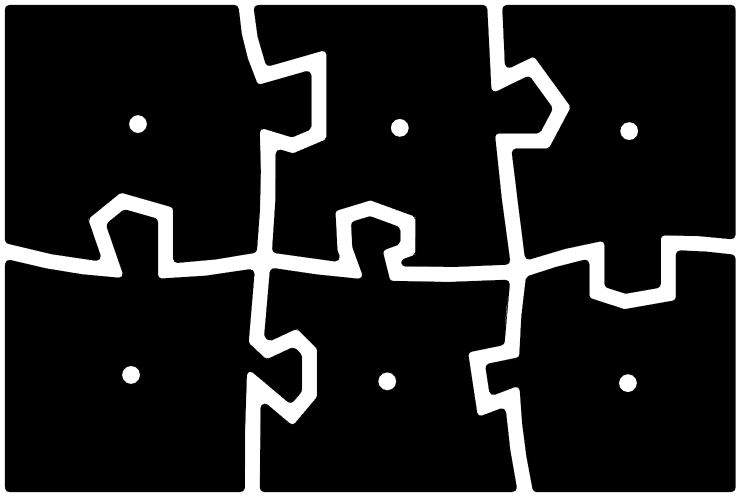
#> input picture resources/must works/Puzzle_Variante6_6Teile.png, 1480 x 992 px (shown at 1/2 size)
$ python debug_piece_extraction.py --image 'resources/must works/Puzzle_Variante6_6Teile.png'
#> lines starting #> are read from the running program, lines starting #| are printed output that depends on the picture; after the words box and inside, x2 and y2 are one past the last pixel; in counts of white or black regions, pixels touching at a corner belong together
### Puzzle/Extractor.py
import os

import cv2
import numpy as np
import config

from Img.GreenScreen import remove_background
from Img.filters import export_contours_without_colormatching

# [8 lines left out: function show_image, not called in this run]


class Extractor:
    """
    Preprocessing + piece extraction for puzzle images.
    Pipeline idea:
      1) Optional green-screen removal
      2) Try simple Otsu threshold (fast path)
      3) If that fails, use robust preprocessing + watershed
      4) Filter contours by area and export pieces
    """

    def __init__(self, path, viewer=None, green_screen=False, factor=0.84):
        self.path = path
        self.viewer = viewer
        self.green_ = green_screen
        self.img = cv2.imread(self.path, cv2.IMREAD_COLOR)
        self.img_bw = None
        self.kernel_ = cv2.getStructuringElement(cv2.MORPH_RECT, (3, 3))
        self.temp_dir = os.environ.get("ZOLVER_TEMP_DIR", ".")
        self.factor = factor

        if self.green_:
            self._apply_green_screen()

        if self.img_bw is None:
            # default grayscale
            self.img_bw = cv2.imread(self.path, cv2.IMREAD_GRAYSCALE)

    # ------------------------------------------------------------------
    # Utility
    # ------------------------------------------------------------------

    def log(self, *args):
        msg = " ".join(map(str, args))
        print(msg)
        if self.viewer:
            self.viewer.addLog(msg)

    def _save_temp(self, filename, img):
        try:
            config.save_debug_img(os.path.join(self.temp_dir, filename), img)
        except Exception as e:
            print("Failed to write temp image:", filename, e)

    # ------------------------------------------------------------------
    # Public API
    # ------------------------------------------------------------------

    def extract(self):
        """
        Main entry point:
          - choose segmentation strategy
          - optional watershed separation
          - final contour filtering + export
        """
        self.log(">>> START preprocessing")

        used_simple = False
        backup_bw = None

        if not self.green_:
            used_simple = self.simple_piece_threshold(min_pieces=2, max_pieces=10)
            self.log("Using simple threshold segmentation (no watershed).")

        else:
            # green-screen: we already have a fairly clean mask, just clean & separate
            self._basic_morphology()
            backup_bw = self.img_bw.copy()

        if config.DEBUG_SHOW_DIAGRAMS == 1:
            show_image(self.img_bw, "final_bw_before_fallback")

        # 2) contours from current mask
        contours, _ = cv2.findContours(self.img_bw, cv2.RETR_EXTERNAL, cv2.CHAIN_APPROX_NONE)
        self.log("Found nb pieces:", len(contours))

        # 3) Fallback only if we did not use simple-threshold path
        if not used_simple and backup_bw is not None and len(contours) < 3:
            self.log("Too few pieces, using Otsu fallback segmentation.")
            self.img_bw = self._otsu_cleanup(backup_bw)
            contours, _ = cv2.findContours(
                self.img_bw, cv2.RETR_EXTERNAL, cv2.CHAIN_APPROX_NONE
            )
            self.log("Found nb pieces after fallback:", len(contours))

        # 4) Filter contours by area
        contours = self._filter_contours_by_area(contours, min_ratio=0.33)
        self.log("Found nb pieces after removing small ones:", len(contours))

        # nothing useful -> abort
        if not contours:
            self.log("No valid pieces found.")
            return None

        # debug / viewer output
        self._save_temp("binarized_threshold_final.png", self.img_bw)
        if self.viewer is not None:
            self.viewer.addImage(
                "Binarized threshold",
                os.path.join(self.temp_dir, "binarized_threshold_final.png"),
            )

        if config.DEBUG_FILE_OUTPUT == 1:
            debug = np.zeros_like(self.img_bw)
            cv2.drawContours(debug, contours, -1, 255, 1)
            self._save_temp("contours_debug.png", debug)
            if config.DEBUG_SHOW_DIAGRAMS == 1:
                show_image(debug, "final_contours")

        self.log(">>> START contour/corner detection")
        puzzle_pieces = export_contours_without_colormatching(
            self.img,
            self.img_bw,
            contours,
            os.path.join(self.temp_dir, "contours.png"),
            5,
            viewer=self.viewer,
            green=self.green_,
        )
        return puzzle_pieces

    # ------------------------------------------------------------------
    # Green-screen handling
    # ------------------------------------------------------------------

    # [50 lines left out: functions _apply_green_screen, _basic_morphology, _otsu_cleanup, not called in this run]

    # ------------------------------------------------------------------
    # Simple threshold fast-path
    # ------------------------------------------------------------------

    def simple_piece_threshold(self, min_pieces=2, max_pieces=200):
        eps_mulitplicator = 0.0001 # Value from 0.0000.. to 0.15 ; Defines how round the borders can be (higher is more straight)

        gray = cv2.cvtColor(self.img, cv2.COLOR_BGR2GRAY)

        # --- 1. Reflection suppression ---
        gray = cv2.medianBlur(gray, 5)
        gray = cv2.bilateralFilter(gray, d=9, sigmaColor=75, sigmaSpace=75)

        # Clip top highlights
        high = np.percentile(gray, 98)
        gray = np.clip(gray, 0, high).astype(np.uint8)

        # Optional gamma compression (further reduces bright glare)
        gray = np.power(gray / 255.0, 0.8)
        gray = (gray * 255).astype(np.uint8)

        # --- 2. Threshold ---
        _, bw = cv2.threshold(gray, 0, 255, cv2.THRESH_BINARY_INV + cv2.THRESH_OTSU)

        # --- 3. Morphological smoothing ---
        kernel_close = cv2.getStructuringElement(cv2.MORPH_ELLIPSE, (7, 7))
        kernel_open = cv2.getStructuringElement(cv2.MORPH_ELLIPSE, (5, 5))

        bw = cv2.morphologyEx(bw, cv2.MORPH_CLOSE, kernel_close, iterations=2)
        bw = cv2.morphologyEx(bw, cv2.MORPH_OPEN, kernel_open, iterations=1)

        # Optional: Gaussian blur + rethreshold to smooth jaggies
        bw = cv2.GaussianBlur(bw, (5, 5), 0)
        _, bw = cv2.threshold(bw, 128, 255, cv2.THRESH_BINARY)

        self._save_temp("simple_bw_raw.png", bw)

        # --- 4. Contours ---
        contours, _ = cv2.findContours(bw, cv2.RETR_EXTERNAL, cv2.CHAIN_APPROX_SIMPLE)
        if not contours:
            return False

        contours = sorted(contours, key=cv2.contourArea, reverse=True)
        max_area = cv2.contourArea(contours[0])
        area_thr = max_area * 0.05
        good_contours = [c for c in contours if cv2.contourArea(c) > area_thr]

        n = len(good_contours)
        self.log(f"simple_piece_threshold: {n} große Konturen gefunden")

        if not (min_pieces <= n <= max_pieces):
            return False

        # --- 5. Fill + contour smoothing ---
        filled = np.zeros_like(bw)
        cv2.drawContours(filled, good_contours, -1, 255, thickness=cv2.FILLED)

        # Light blur + rethreshold to smooth inside edges
        filled = cv2.GaussianBlur(filled, (5, 5), 0)
        _, filled = cv2.threshold(filled, 128, 255, cv2.THRESH_BINARY)

        # --- 6. Geometric smoothing of contours ---
        smooth_contours = []
        for c in good_contours:
            # Increase eps for smoother outline
            eps = eps_mulitplicator * cv2.arcLength(c, True)
            smooth = cv2.approxPolyDP(c, eps, True)
            smooth_contours.append(smooth)
        good_contours = smooth_contours

        # Redraw final mask from smoothed contours
        self.img_bw = np.zeros_like(bw)
        cv2.drawContours(self.img_bw, good_contours, -1, 255, thickness=cv2.FILLED)

        self._save_temp("simple_bw_filled.png", self.img_bw)
        return True


    # ------------------------------------------------------------------
    # Contour post-filtering
    # ------------------------------------------------------------------

    @staticmethod
    def _filter_contours_by_area(contours, min_ratio=0.33):
        """
        Keep only contours with area >= (min_ratio * max_area).
        """
        if not contours:
            return []

        areas = [cv2.contourArea(c) for c in contours]
        max_area = max(areas)
        thr = max_area * min_ratio
        return [c for c, a in zip(contours, areas) if a >= thr]

### debug_piece_extraction.py
"""
Debug script to track missing puzzle pieces in extraction
Usage: python debug_piece_extraction.py --image "resources\must works\Puzzle_Variante6_6Teile.png"
"""

import argparse
import os
import sys
import cv2
import numpy as np

# Make the package importable
THIS_DIR = os.path.dirname(os.path.abspath(__file__))
if THIS_DIR not in sys.path:
    sys.path.insert(0, THIS_DIR)

from Puzzle.Extractor import Extractor


def analyze_extraction(image_path):
    """Analyze the piece extraction process and identify missing pieces."""

    if not os.path.exists(image_path):
        print(f"❌ Image not found: {image_path}")
        return

    print(f"🔍 Analyzing: {image_path}")
    print("=" * 70)

    # Create temp dir
    temp_dir = os.path.join(os.path.dirname(__file__), "debug_extraction")
    os.makedirs(temp_dir, exist_ok=True)
    os.environ["ZOLVER_TEMP_DIR"] = temp_dir

    # Read image
    img = cv2.imread(image_path, cv2.IMREAD_COLOR)
#> img is the input picture: shape (992, 1480, 3); mean B, G, R 34.7, 34.7, 34.7
    img_gray = cv2.imread(image_path, cv2.IMREAD_GRAYSCALE)

    if img is None:
        print(f"❌ Could not read image: {image_path}")
        return

    print(f"✓ Image shape: {img.shape}")
#| ✓ Image shape: (992, 1480, 3)
    print()

    # Step 1: Run extractor preprocessing
    extractor = Extractor(image_path, green_screen=False, factor=0.84)

    # Step 2: Get the binary image before contour extraction
    bw = extractor.img_bw
    print(f"✓ Binary image created: {bw.shape}")
#| ✓ Binary image created: (992, 1480)

    # Step 3: Find ALL contours before filtering
    contours_all, _ = cv2.findContours(bw, cv2.RETR_EXTERNAL, cv2.CHAIN_APPROX_NONE)
#> contours_all = 1 contour; box (x1, y1, x2, y2) and area: (0, 0, 1480, 992) 1465689
    print(f"✓ Found {len(contours_all)} contours (before any filtering)")
#| ✓ Found 1 contours (before any filtering)

    # Step 4: Analyze areas
    areas = [cv2.contourArea(c) for c in contours_all]
#> areas = [1465689]
    areas_sorted = sorted(enumerate(areas), key=lambda x: x[1], reverse=True)
#> areas_sorted = [(0, 1465689)]

    print("\n📊 CONTOUR AREAS (sorted by size):")
    print("-" * 70)
    print(f"{'#':<3} {'Index':<6} {'Area':<15} {'% of Max':<12} {'Status':<15}")
    print("-" * 70)

    max_area = max(areas) if areas else 1
#> max_area = 1465689
    threshold = max_area * 0.33  # This is the filtering threshold
#> threshold = 483677.4

    for rank, (idx, area) in enumerate(areas_sorted, 1):
        percent = (area / max_area * 100) if max_area > 0 else 0
        status = "✓ KEPT" if area >= threshold else "❌ FILTERED OUT"
        print(f"{rank:<3} {idx:<6} {area:<15.0f} {percent:<11.1f}% {status:<15}")
#> this loop made 1 pass
#> (rank, idx, area, percent, status) on pass 1: (1, 0, 1465689, 100, '✓ KEPT')
#> (printed output is left out)

    print("-" * 70)
    print(f"Filtering threshold: {threshold:.0f} (min_ratio=0.33 × max_area)")
#| Filtering threshold: 483677 (min_ratio=0.33 × max_area)
    print()

    # Step 5: Apply filtering like extractor does
    filtered_contours = extractor._filter_contours_by_area(contours_all, min_ratio=0.33)
#> in _filter_contours_by_area, `areas = [cv2.contourArea(c) for c in contours]`: areas = [1465689]
#> in _filter_contours_by_area, `max_area = max(areas)`: max_area = 1465689
#> in _filter_contours_by_area, `thr = max_area * min_ratio`: thr = 483677.4
#> filtered_contours has the same summary as contours_all
    print(f"📉 After filtering: {len(filtered_contours)} contours remain")
#| 📉 After filtering: 1 contours remain
    print(f"📍 Pieces filtered out: {len(contours_all) - len(filtered_contours)}")
#| 📍 Pieces filtered out: 0

    if len(contours_all) != len(filtered_contours):
        print("\n⚠️  PIECES FILTERED OUT:")
        for idx, area in areas_sorted:
            if area < threshold:
                percent = (area / max_area * 100) if max_area > 0 else 0
                print(f"   - Contour #{idx}: {area:.0f} px² ({percent:.1f}% of max)")

    # Step 6: Try extraction
    print("\n🔄 Running full extraction...")
    pieces = extractor.extract()
#> in simple_piece_threshold, `high = np.percentile(gray, 98)`: high = 255
#> in simple_piece_threshold, `_, bw = cv2.threshold(gray, 0, 255, cv2.THRESH_BINARY_INV + cv2.THRESH..`:
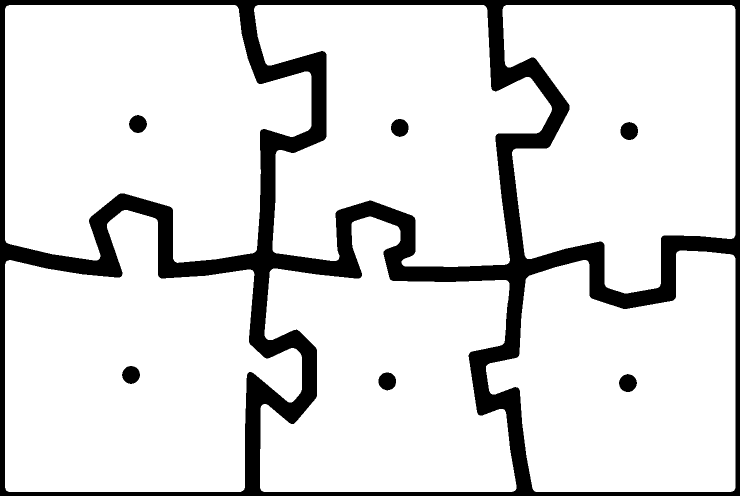
#> bw: shape (992, 1480) (shown at 1/2 size); 86.2% white; 7 black regions, largest, box (x1, y1, x2, y2) and area: (0, 0, 1480, 992) 196918, (1241, 244, 1276, 280) 989, (244, 732, 280, 768) 983
#> in simple_piece_threshold, `contours, _ = cv2.findContours(bw, cv2.RETR_EXTERNAL, cv2.CHAIN_APPROX..`: contours = 6 contours; box (x1, y1, x2, y2) and area: (10, 10, 623, 526) 244012, (10, 420, 604, 984) 230484, (1005, 10, 1471, 587) 207160, (508, 10, 1104, 534) 205747, (520, 433, 1033, 984) 192480, (972, 501, 1471, 984) 184563
#> in simple_piece_threshold, `max_area = cv2.contourArea(contours[0])`: max_area = 244011.5
#> in simple_piece_threshold, `area_thr = max_area * 0.05`: area_thr = 12200.6
#> in simple_piece_threshold, `good_contours = [c for c in contours if cv2.contourArea(c) > area_thr]`: good_contours has the same summary as contours
#> in simple_piece_threshold, `n = len(good_contours)`: n = 6
#> in simple_piece_threshold, `cv2.drawContours(filled, good_contours, -1, 255, thickness=cv2.FILLED)`:
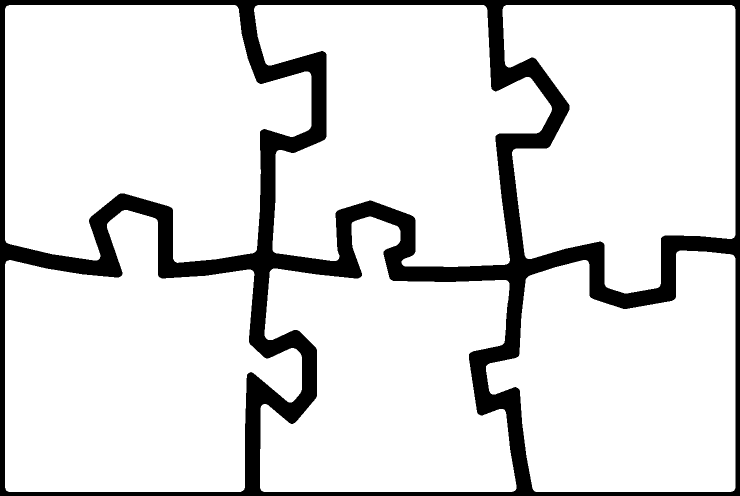
#> filled: shape (992, 1480) (shown at 1/2 size); 86.6% white; 1 black region
#> the loop in simple_piece_threshold, `for c in good_contours:` made 6 passes
#> eps on passes 1 to 6: 0.247, 0.247, 0.227, 0.272, 0.256, 0.206
#> after the loop in simple_piece_threshold, `for c in good_contours:`: smooth_contours has the same summary as contours

    if pieces:
        print(f"✓ Successfully extracted {len(pieces)} pieces")
    else:
        print("❌ Extraction returned None")

    # Step 7: Create visualization
    print("\n🎨 Creating debug visualizations...")

    # Draw all contours
    debug_all = np.zeros_like(bw)
    cv2.drawContours(debug_all, contours_all, -1, 255, 2)
    cv2.imwrite(os.path.join(temp_dir, "all_contours.png"), debug_all)

    # Draw filtered contours
    debug_filtered = np.zeros_like(bw)
    cv2.drawContours(debug_filtered, filtered_contours, -1, 255, 2)
    cv2.imwrite(os.path.join(temp_dir, "filtered_contours.png"), debug_filtered)

    # Draw contours with labels and areas
    debug_labeled = cv2.cvtColor(bw, cv2.COLOR_GRAY2BGR)
    for idx, (cont_idx, area) in enumerate(areas_sorted, 1):
        c = contours_all[cont_idx]
        M = cv2.moments(c)
        if M["m00"] != 0:
            cx = int(M["m10"] / M["m00"])
            cy = int(M["m01"] / M["m00"])

            # Draw contour
            color = (0, 255, 0) if area >= threshold else (0, 0, 255)  # Green if kept, Red if filtered
            cv2.drawContours(debug_labeled, [c], 0, color, 2)

            # Add label with area
            cv2.putText(debug_labeled, f"#{idx} {area:.0f}", (cx-30, cy),
                       cv2.FONT_HERSHEY_SIMPLEX, 0.5, color, 2)

    cv2.imwrite(os.path.join(temp_dir, "labeled_contours.png"), debug_labeled)

    print(f"\n✓ Debug images saved to: {temp_dir}/")
    print("   - all_contours.png (all detected contours)")
    print("   - filtered_contours.png (after size filtering)")
    print("   - labeled_contours.png (with areas and indices)")
    print()
    print(f"📝 Summary:")
    print(f"   Expected: 6 pieces")
    print(f"   Detected: {len(contours_all)} contours")
    print(f"   Extracted: {len(pieces) if pieces else 0} pieces")
    print(f"   Missing: {6 - (len(pieces) if pieces else 0)} piece(s)")

    if len(contours_all) > len(filtered_contours):
        missing_count = len(contours_all) - len(filtered_contours)
        print(f"\n🔴 ROOT CAUSE: {missing_count} piece(s) filtered out due to small size!")
        print("   Recommendation: Lower min_ratio parameter or check image quality")


if __name__ == "__main__":
    parser = argparse.ArgumentParser(description="Debug piece extraction")
    parser.add_argument("--image", required=True, help="Path to puzzle image")
    args = parser.parse_args()

    analyze_extraction(args.image)
#> (the call stopped at in extract, `puzzle_pieces = export_contours_without_colormatching( self.img, self...`: Img is not available in this run)

$ run again, with resources/must works/Puzzle_Variante10_6Teile.png copied over resources/must works/Puzzle_Variante6_6Teile.png
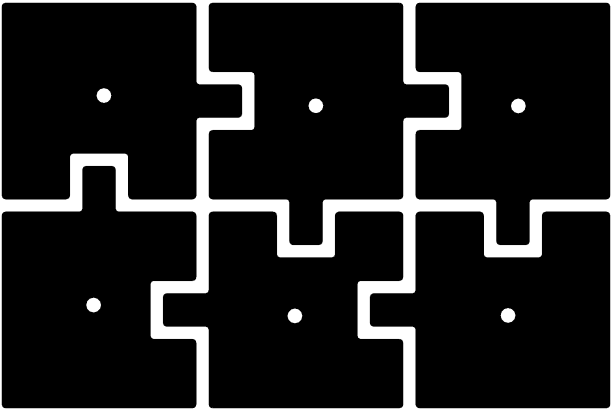
#> input picture resources/must works/Puzzle_Variante10_6Teile.png, 1223 x 821 px (shown at 1/2 size)
#> in analyze_extraction, img is the input picture: shape (821, 1223, 3); mean B, G, R 30.8, 30.8, 30.8
#| ✓ Image shape: (821, 1223, 3)
#| ✓ Binary image created: (821, 1223)
#> contours_all = 1 contour; box (x1, y1, x2, y2) and area: (0, 0, 1223, 821) 1002040
#| ✓ Found 1 contours (before any filtering)
#> in analyze_extraction, `areas = [cv2.contourArea(c) for c in contours_all]`: areas = [1002040]
#> areas_sorted = [(0, 1002040)]
#> in analyze_extraction, `max_area = max(areas) if areas else 1`: max_area = 1002040
#> threshold = 330673.2
#> the loop in analyze_extraction, `for rank, (idx, area) in enumerate(areas_sorted, 1):` made 1 pass
#> (rank, idx, area, percent, status) on pass 1: (1, 0, 1002040, 100, '✓ KEPT')
#> (printed output is left out)
#| Filtering threshold: 330673 (min_ratio=0.33 × max_area)
#> in _filter_contours_by_area, `areas = [cv2.contourArea(c) for c in contours]`: areas = [1002040]
#> in _filter_contours_by_area, `max_area = max(areas)`: max_area = 1002040
#> thr = 330673.2
#> filtered_contours has the same summary as contours_all
#| 📉 After filtering: 1 contours remain
#| 📍 Pieces filtered out: 0
#> high = 255
#> in simple_piece_threshold, `bw = cv2.morphologyEx(bw, cv2.MORPH_CLOSE, kernel_close, iterations=2)`:
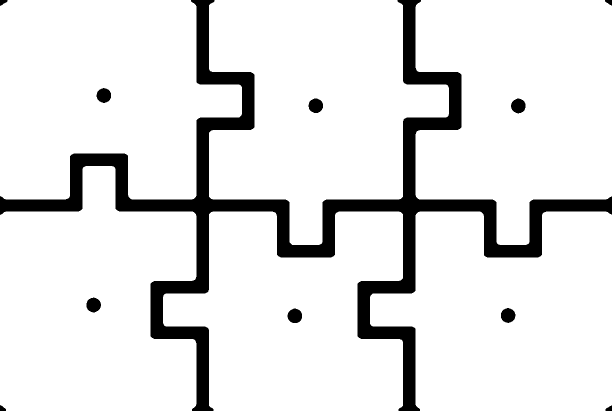
#> bw: shape (821, 1223) (shown at 1/2 size); 89.4% white; 11 black regions, largest, box (x1, y1, x2, y2) and area: (0, 0, 1223, 821) 102303, (1022, 197, 1051, 227) 665, (173, 595, 202, 625) 665
#> in simple_piece_threshold, `contours, _ = cv2.findContours(bw, cv2.RETR_EXTERNAL, cv2.CHAIN_APPROX..`: contours = 6 contours; box (x1, y1, x2, y2) and area: (418, 0, 898, 490) 155164, (0, 0, 484, 399) 150938, (0, 332, 393, 821) 150601, (831, 0, 1223, 490) 150581, (740, 423, 1223, 821) 150207, (326, 423, 806, 821) 138120
#> in simple_piece_threshold, `max_area = cv2.contourArea(contours[0])`: max_area = 155164
#> area_thr = 7758.2
#> good_contours has the same summary as contours
#> n = 6
#> in simple_piece_threshold, `cv2.drawContours(filled, good_contours, -1, 255, thickness=cv2.FILLED)`:
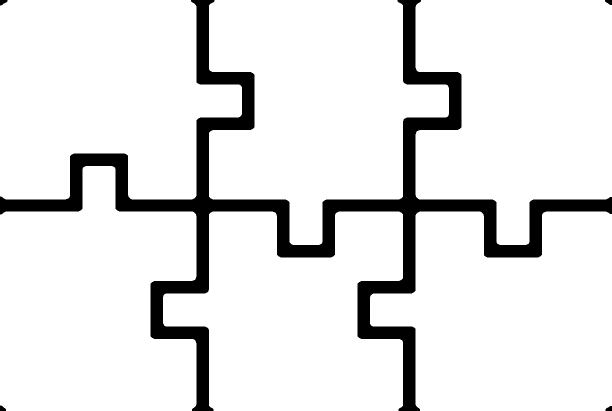
#> filled: shape (821, 1223) (shown at 1/2 size); 89.8% white; 5 black regions
#> the loop in simple_piece_threshold, `for c in good_contours:` made 6 passes
#> eps on passes 1 to 6: 0.207, 0.19, 0.19, 0.19, 0.19, 0.207
#> after the loop in simple_piece_threshold, `for c in good_contours:`: smooth_contours has the same summary as contours
